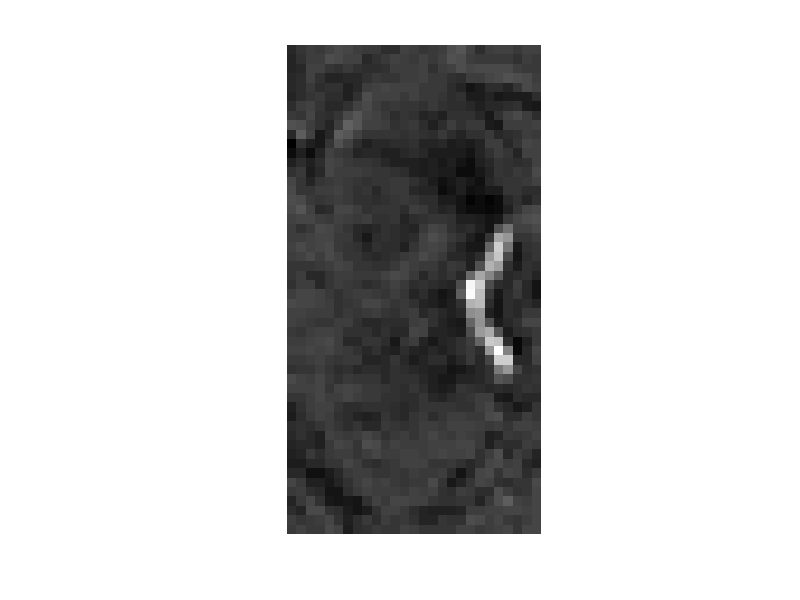
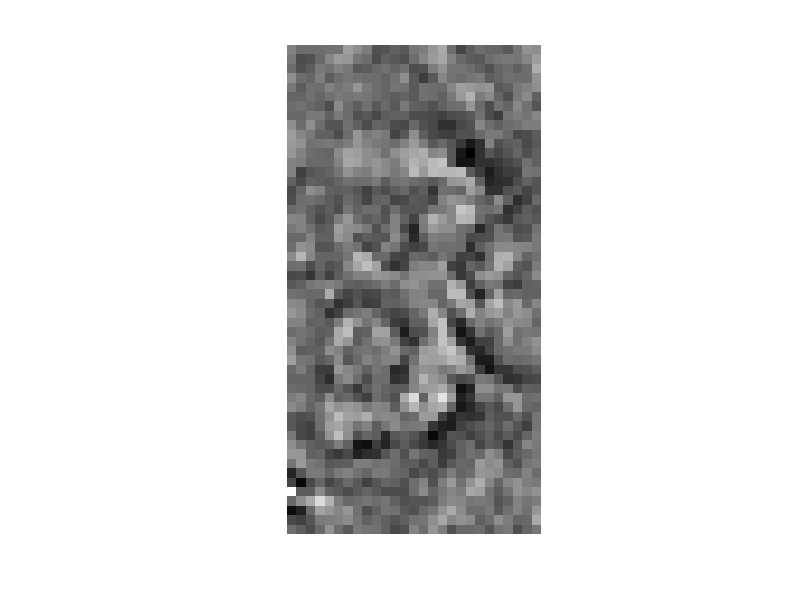
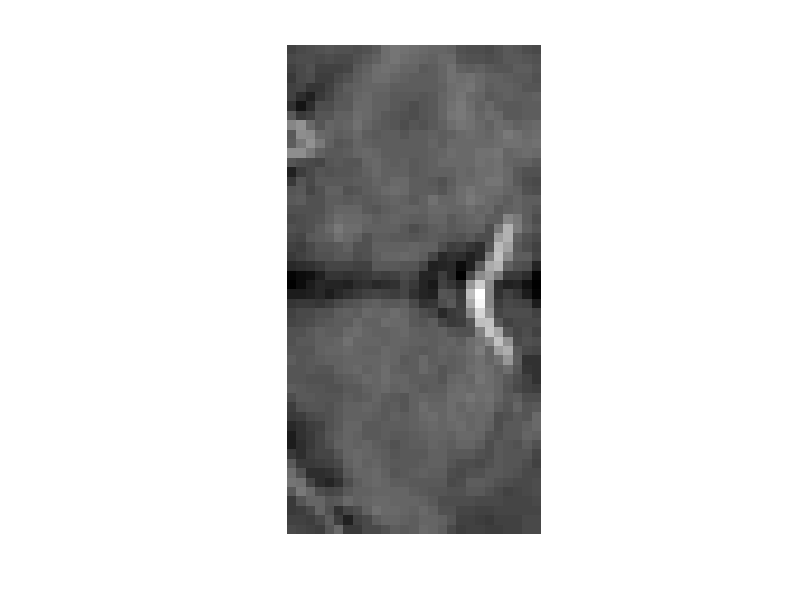
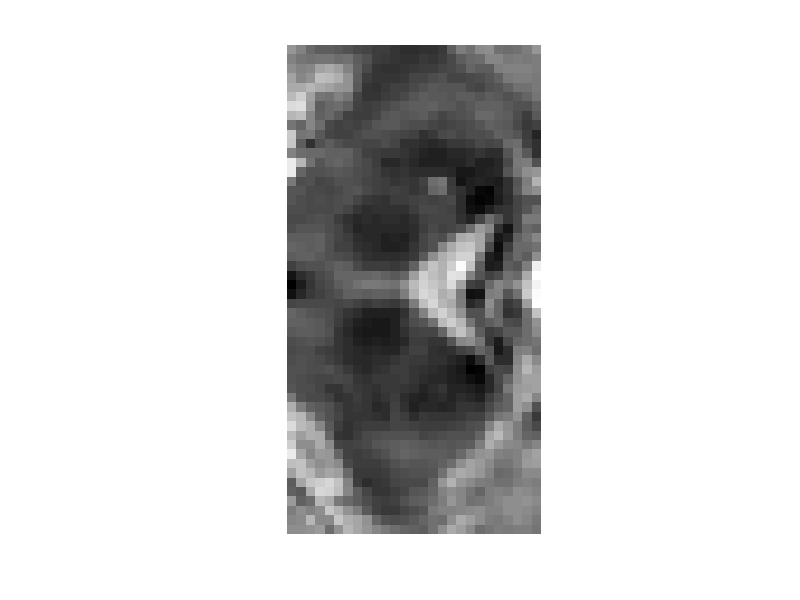

Recreate these plots in MATLAB, in order. (Note: this script raises an error after producing the figures.)

clear all; clc;

load('SNmat.mat')

%------------------------------------------------------
%Naming .nii Images  
% 
% name1 =  '20161212_122142HeadDTIep2ddiffmddw30s008a001_regularized_m20161212_122142Headt1mpragesagp2isos106a1001.nii';
% name2 =  'rm20161212_122142HeadSWIt2fl3dtrap2isos015a1001.nii';
% name3 = 'rm20161212_122142HeadSWIt2fl3dtrap2isos017a1001.nii';
% name4 = 'rm20161212_122142Headt2spcdaflsagp2isoFSs100a1001.nii';
% name5 = 'rm20161212_122142Headt2spcsagp2isos102a1001.nii';

% %Loading the files
% contrast1=load_untouch_nii(name1);
% contrast2=load_untouch_nii(name2);
% contrast3=load_untouch_nii(name3);
% contrast4=load_untouch_nii(name4);
% contrast5=load_untouch_nii(name5);

% %Selecting just the image of the files
% img1 = contrast1.img;
% img2 = contrast2.img;
% img3 = contrast3.img;
% img4 = contrast4.img;
% img5 = contrast5.img;

% Selecting just a slice of the images // testing purpuses: 2D
% img1_2d = img1(:,:,50);
% img2_2d = img2(:,:,50);
% img3_2d = img3(:,:,50);
% img4_2d = img4(:,:,50);
% img5_2d = img5(:,:,50);


% using a test volum (area : slice 10) for testing 2d purposes.
img1_2d = SWI(:,:,8);
img2_2d = SWIphase(:,:,8);
img3_2d = T1_SN(:,:,8);
img4_2d = T2_SN(:,:,8);
img5_2d = Fl_SN(:,:,8);

figure (1)
title('Contrast 1')
imshow(SWI(:,:,8),[]);
figure (2)
title('Contrast 2')
imshow(SWIphase(:,:,8),[]);
figure (3)
title('Contrast 3')
imshow(T1_SN(:,:,8),[]);
figure (4)
title('Contrast 4')
imshow(T2_SN(:,:,8),[]);
figure (5)
title('Contrast 5')
imshow(Fl_SN(:,:,8),[]);


% changing NaN values to 0
img1_2d(isnan(img1_2d))=0;
img2_2d(isnan(img2_2d))=0;
img3_2d(isnan(img3_2d))=0;
img4_2d(isnan(img4_2d))=0;
img5_2d(isnan(img5_2d))=0;

% ------------__TESTE__-----------------
%  clear all , clc
% % 
%  teste_numLin = 7;
%  teste_numCol = 4; 
% % 
% % %Testar com 1`s em geral e zeros no meio. Ta dando errado e diferente.
%  teste_img1 = ones(teste_numLin,teste_numCol)*100 +0.19;
%  teste_img2 = ones(teste_numLin,teste_numCol)*100 + 0.17;
%  teste_img3 = ones(teste_numLin,teste_numCol)*100+ 0.16;
%  teste_img4 = ones(teste_numLin,teste_numCol)*100+ 0.15;
%  teste_img5 = ones(teste_numLin,teste_numCol)*100+0.12 ;
% % 
% % 
%  for t = 2:3
%     for q = 2:3
%         teste_img1(t,q) = 1.2;
%         teste_img2(t,q) = 1;
%         teste_img3(t,q) = 1.4;
%         teste_img4(t,q) = 1;
%         teste_img5(t,q) = 1.7;
%         teste_img1(t+3,q) = 1;
%         teste_img2(t+3,q) = 1.9;
%         teste_img3(t+3,q) = 1.9;
%         teste_img4(t+3,q) = 1;
%         teste_img5(t+3,q) = 1;
%         
%     end
% end
% 
% % 
% figure (1)
% title('Contrast 1')
% imshow(teste_img1,[]);
% figure (2)
% title('Contrast 2')
% imshow(teste_img2,[]);
% figure (3)
% title('Contrast 3')
% imshow(teste_img3,[]);
% figure (4)
% title('Contrast 4')
% imshow(teste_img4,[]);
% figure (5)
% title('Contrast 5')
% imshow(teste_img5,[]);
% % 
% % % 
% img1_2d = teste_img1;
% img2_2d = teste_img2;
% img3_2d = teste_img3;
% img4_2d = teste_img4;
% img5_2d = teste_img5;


% --------------------------------------

%defining numberLines and numberColumns
[numberLines,numberColumns] = size(img1_2d);

%Unifying everything.
for i=1:numberLines
    for j = 1:numberColumns
        img_resul(i,j).c1 = img1_2d(i,j);
        img_resul(i,j).c2 = img2_2d(i,j);
        img_resul(i,j).c3 = img3_2d(i,j);
        img_resul(i,j).c4 = img4_2d(i,j);
        img_resul(i,j).c5 = img5_2d(i,j);
        img_resul(i,j).family = -1;
    end
end


%------------------------------------------------------
%Implementation of the Algorithm: Clustering
%------------------------------------------------------

%Auxiliary Variables

clusterUses = [];
contador = 0;
clusterValues = [1:numberLines*numberColumns];

%Clustering
for x_int=1:numberLines
    for y_int = 1:numberColumns
        contador=contador+1;
        i=x_int;
        j=y_int;
             
            % Is this position has already a value? Change the cluster
            % value to that value and set the current position family with
            % the new updated cluster value. Else just keep using new
            % cluster values 
            
            if( img_resul(i,j).family > -1) 
                clusterValue = img_resul(i,j).family;
                img_resul(i,j).family = clusterValue;
                
            else
                clusterValue = clusterValues(contador);
                img_resul(i,j).family = clusterValue;
            end
                
            vector = ComputeVectors(i,j,img_resul,numberLines,numberColumns);
            vectorN = {'cl' , 'cddl' , 'cd' , 'cddr', 'cr' , 'cdur', 'cu', 'cdul'};
            
            %Case that the vector does not have correlations
            vector(isnan(vector))=0; %TIP: Make it to the Nii. File.
            if (vector == 0)
                img_resul(i,j).family = 0;
            end
            
            %------------------------------------------------------------
            %se o vetor tiver mais de um valor de maior correlacao, o que
            %eu quero e marcar todos como o mesmo tecido!
            %THIS PART SHOULD BE CHANGED IF WE WANTED TO TAKE ONLY GREATER
            %VALUES THAN 0.95 FOR EXAMPLE
            %------------------------------------------------------------
            %pegando a qntd de incidencia do maximo valor de correlacao.
            maxValueVector = sum(vector == max(vector));
            %se a qntd de incidencias for maior que 2
            if (maxValueVector >= 2 )
                %Procuro dentro do vetor de correlacoes
                for x= 1:numel(vector)
                    %onde estao esses valores de maior correlacao
                   if(vector(x)==max(vector))
                        
                       if strcmp(vectorN(x),'cl')
                           if( img_resul(i,j-1).family == -1)
                           img_resul(i,j-1).family = img_resul(i,j).family;
                           else
                               newClusterValue = img_resul(i,j-1).family; 
                               %percorro toda a matriz com os valores da
                               %atual cluster value
                               for i_2change = 1:(numberLines)
                                   for j_2change =1:numberColumns
                                       if(img_resul(i_2change,j_2change).family == img_resul(i,j).family)
                                           img_resul(i_2change,j_2change).family = newClusterValue;
                                       end
                                   end
                               end
    
                           end
                       end
                       
                        if strcmp(vectorN(x),'cddl')
                           if( img_resul(i+1,j-1).family == -1)
                           img_resul(i+1,j-1).family = img_resul(i,j).family;
                           else
                               newClusterValue = img_resul(i+1,j-1).family; 
                               %percorro toda a matriz com os valores da
                               %atual cluster value
                               for i_2change = 1:(numberLines)
                                   for j_2change =1:numberColumns
                                       if(img_resul(i_2change,j_2change).family == img_resul(i,j).family)
                                           img_resul(i_2change,j_2change).family = newClusterValue;
                                       end
                                   end
                               end
    
                           end 
                        end
                        if strcmp(vectorN(x),'cd')
                           if( img_resul(i+1,j).family == -1)
                           img_resul(i+1,j).family = img_resul(i,j).family;
                           else
                               newClusterValue = img_resul(i+1,j).family; 
                               %percorro toda a matriz com os valores da
                               %atual cluster value
                               for i_2change = 1:(numberLines)
                                   for j_2change =1:numberColumns
                                       if(img_resul(i_2change,j_2change).family == img_resul(i,j).family)
                                           img_resul(i_2change,j_2change).family = newClusterValue;
                                       end
                                   end
                               end
    
                           end 
                        end
                        if strcmp(vectorN(x),'cddr')
                           if( img_resul(i+1,j+1).family == -1)
                           img_resul(i+1,j+1).family = img_resul(i,j).family;
                           else
                               newClusterValue = img_resul(i+1,j+1).family; 
                               %percorro toda a matriz com os valores da
                               %atual cluster value
                               for i_2change = 1:(numberLines)
                                   for j_2change =1:numberColumns
                                       if(img_resul(i_2change,j_2change).family == img_resul(i,j).family)
                                           img_resul(i_2change,j_2change).family = newClusterValue;
                                       end
                                   end
                               end
    
                           end 
                        end
                        if strcmp(vectorN(x),'cr')
                           if( img_resul(i,j+1).family == -1)
                           img_resul(i,j+1).family = img_resul(i,j).family;
                           else
                               newClusterValue = img_resul(i,j+1).family; 
                               %percorro toda a matriz com os valores da
                               %atual cluster value
                               for i_2change = 1:(numberLines)
                                   for j_2change =1:numberColumns
                                       if(img_resul(i_2change,j_2change).family == img_resul(i,j).family)
                                           img_resul(i_2change,j_2change).family = newClusterValue;
                                       end
                                   end
                               end
    
                           end 
                        end
                        if strcmp(vectorN(x),'cdur')
                           if( img_resul(i-1,j+1).family == -1)
                           img_resul(i-1,j+1).family = img_resul(i,j).family;
                           else
                               newClusterValue = img_resul(i-1,j+1).family; 
                               %percorro toda a matriz com os valores da
                               %atual cluster value
                               for i_2change = 1:(numberLines)
                                   for j_2change =1:numberColumns
                                       if(img_resul(i_2change,j_2change).family == img_resul(i,j).family)
                                           img_resul(i_2change,j_2change).family = newClusterValue;
                                       end
                                   end
                               end
    
                           end 
                        end
                        if strcmp(vectorN(x),'cu')
                           if( img_resul(i-1,j).family == -1)
                           img_resul(i-1,j).family = img_resul(i,j).family;
                           else
                               newClusterValue = img_resul(i-1,j).family; 
                               %percorro toda a matriz com os valores da
                               %atual cluster value
                               for i_2change = 1:(numberLines)
                                   for j_2change =1:numberColumns
                                       if(img_resul(i_2change,j_2change).family == img_resul(i,j).family)
                                           img_resul(i_2change,j_2change).family = newClusterValue;
                                       end
                                   end
                               end
    
                           end 
                        end
                        if strcmp(vectorN(x),'cdul')
                           if( img_resul(i-1,j-1).family == -1)
                           img_resul(i-1,j-1).family = img_resul(i,j).family;
                           else
                               newClusterValue = img_resul(i-1,j-1).family; 
                               %percorro toda a matriz com os valores da
                               %atual cluster value
                               for i_2change = 1:(numberLines)
                                   for j_2change =1:numberColumns
                                       if(img_resul(i_2change,j_2change).family == img_resul(i,j).family)
                                           img_resul(i_2change,j_2change).family = newClusterValue;
                                       end
                                   end
                               end
    
                           end 
                        end
                        
                   end
                end
                
            else
            
            
            %------------------------------------------------------------
            
            
            
            
                
            %----------------------------------------------------------
            %Marking the greater correlation position  with the current
            %clusterValue!
            %----------------------------------------------------------
            
            [val idx1] = max(vector);
            
            if strcmp(vectorN(idx1),'cl')
                
                if( img_resul(i,j-1).family == -1)
                    img_resul(i,j-1).family = img_resul(i,j).family;
                else
                    toBeChangedcluster = img_resul(i,j).family;
                    clusterValue = img_resul(i,j-1).family;
                    i_Maxreview = i;
                    j_Maxreview = j;
                    
                    for iRev = 1 : i_Maxreview
                        for jRev = 1:j_Maxreview
                            if(img_resul(iRev,jRev).family == toBeChangedcluster)
                                img_resul(iRev,jRev).family = clusterValue;
                            end
                        end
                    end
                end

                
                
            elseif strcmp(vectorN(idx1),'cddl')
                
                if( img_resul(i+1,j-1).family == -1)
                    img_resul(i+1,j-1).family = img_resul(i,j).family;
                else
                    toBeChangedcluster = img_resul(i,j).family;
                    clusterValue = img_resul(i+1,j-1).family;
                    i_Maxreview = i;
                    j_Maxreview = j;
                    
                    for iRev = 1 : i_Maxreview
                        for jRev = 1:j_Maxreview
                            if(img_resul(iRev,jRev).family == toBeChangedcluster)
                                img_resul(iRev,jRev).family = clusterValue;
                            end
                        end
                    end
                end
                
                
            elseif strcmp(vectorN(idx1),'cd')
                if( img_resul(i+1,j).family == -1)
                    img_resul(i+1,j).family = img_resul(i,j).family;
                else
                    toBeChangedcluster = img_resul(i,j).family;
                    clusterValue = img_resul(i+1,j).family;
                    i_Maxreview = i;
                    j_Maxreview = j;
                    
                    for iRev = 1 : i_Maxreview
                        for jRev = 1:j_Maxreview
                            if(img_resul(iRev,jRev).family == toBeChangedcluster)
                                img_resul(iRev,jRev).family = clusterValue;
                            end
                        end
                    end
                end
                
            elseif strcmp(vectorN(idx1),'cddr')
                if( img_resul(i+1,j+1).family == -1)
                    img_resul(i+1,j+1).family = img_resul(i,j).family;
                else
                    toBeChangedcluster = img_resul(i,j).family;
                    clusterValue = img_resul(i+1,j+1).family;
                    i_Maxreview = i;
                    j_Maxreview = j;
                    
                    for iRev = 1 : i_Maxreview
                        for jRev = 1:j_Maxreview
                            if(img_resul(iRev,jRev).family == toBeChangedcluster)
                                img_resul(iRev,jRev).family = clusterValue;
                            end
                        end
                    end
                end
                
            elseif strcmp(vectorN(idx1),'cr')
                if( img_resul(i,j+1).family == -1)
                    img_resul(i,j+1).family = img_resul(i,j).family;
                else
                    toBeChangedcluster = img_resul(i,j).family;
                    clusterValue = img_resul(i,j+1).family;
                    i_Maxreview = i;
                    j_Maxreview = j;
                    
                    for iRev = 1 : i_Maxreview
                        for jRev = 1:j_Maxreview
                            if(img_resul(iRev,jRev).family == toBeChangedcluster)
                                img_resul(iRev,jRev).family = clusterValue;
                            end
                        end
                    end
                end
                
            elseif strcmp(vectorN(idx1),'cdur')
                if( img_resul(i-1,j+1).family == -1)
                    img_resul(i-1,j+1).family = img_resul(i,j).family;
                else
                    toBeChangedcluster = img_resul(i,j).family;
                    clusterValue = img_resul(i-1,j+1).family;
                    i_Maxreview = i;
                    j_Maxreview = j;
                    
                    for iRev = 1 : i_Maxreview
                        for jRev = 1:j_Maxreview
                            if(img_resul(iRev,jRev).family == toBeChangedcluster)
                                img_resul(iRev,jRev).family = clusterValue;
                            end
                        end
                    end
                end
                
            elseif strcmp(vectorN(idx1),'cu')
                if( img_resul(i-1,j).family == -1)
                    img_resul(i-1,j).family = img_resul(i,j).family;
                else
                    toBeChangedcluster = img_resul(i,j).family;
                    clusterValue = img_resul(i-1,j).family;
                    i_Maxreview = i;
                    j_Maxreview = j;
                    
                    for iRev = 1 : i_Maxreview
                        for jRev = 1:j_Maxreview
                            if(img_resul(iRev,jRev).family == toBeChangedcluster)
                                img_resul(iRev,jRev).family = clusterValue;
                            end
                        end
                    end
                end
                
            else strcmp(vectorN(idx1),'cdul')
                if( img_resul(i-1,j-1).family == -1)
                    img_resul(i-1,j-1).family = img_resul(i,j).family;
                
                else
                    toBeChangedcluster = img_resul(i,j).family;
                    clusterValue = img_resul(i-1,j-1).family;
                    i_Maxreview = i;
                    j_Maxreview = j;
                    
                    for iRev = 1 : i_Maxreview
                        for jRev = 1:j_Maxreview
                            if(img_resul(iRev,jRev).family == toBeChangedcluster)
                                img_resul(iRev,jRev).family = clusterValue;
                            end
                        end
                    end
                end
                
            end
            
            %---------------------END----------------------------------
            %----------------------------------------------------------        
            %Taking the greater 2nd Value TEST
            
            vectorSecondGreaterValue = sort(vector);
            [~,idx2] = ismember(vectorSecondGreaterValue(numel(vectorSecondGreaterValue)-1),vector,'R2012a');
%             
%             %if there are 2 max correlations in the correlation vector.
%             if(idx1 == idx2)
%                 
%                 max_value = max(vector);
%                 [row,col] = find(vector==max_value)
%                 indices = [row, col];
%                 %preferivel ir para algum que nao tenha familia ainda!
%                  col = giveCoordenades(img_resul,col,i,j,vectorN,[],[]);
%                 idx1 = col(1);
%                 idx2= col(2);
%             
%             
%             
%             end
%             
%             %Marking the 2nd Great Value
%             if strcmp(vectorN(idx2),'cl')
%                 if( img_resul(i,j-1).family == -1)
%                     img_resul(i,j-1).family = img_resul(i,j).family;
%                 end
%             elseif strcmp(vectorN(idx2),'cddl')
%                 if( img_resul(i+1,j-1).family == -1)
%                     img_resul(i+1,j-1).family = img_resul(i,j).family;
%                 end
%             elseif strcmp(vectorN(idx2),'cd')
%                 if( img_resul(i+1,j).family == -1)
%                     img_resul(i+1,j).family = img_resul(i,j).family;
%                 end
%             elseif strcmp(vectorN(idx2),'cddr')
%                 if( img_resul(i+1,j+1).family == -1)
%                     img_resul(i+1,j+1).family = img_resul(i,j).family;
%                 end
%             elseif strcmp(vectorN(idx2),'cr')
%                 if( img_resul(i,j+1).family == -1)
%                     img_resul(i,j+1).family = img_resul(i,j).family;
%                 end
%             elseif strcmp(vectorN(idx2),'cdur')
%                 if( img_resul(i-1,j+1).family == -1)
%                     img_resul(i-1,j+1).family = img_resul(i,j).family;
%                 end
%             elseif strcmp(vectorN(idx2),'cu')
%                 if( img_resul(i-1,j).family == -1)
%                     img_resul(i-1,j).family = img_resul(i,j).family;
%                 end
%             else strcmp(vectorN(idx2),'cdul')
%                 if( img_resul(i-1,j-1).family == -1)
%                     img_resul(i-1,j-1).family = img_resul(i,j).family;
%                 end
%             end
%             
%             
%             end
            
                    
%             %If the next position already belongs to a family, the
%             %current position and the lasts positions family needs to be the same
%             if(flag_newposition ==1) && (img_resul(nextPosition(1),nextPosition(2)).family ~= -1)
%                 %all the family must be converted
%                 for convertingIndex = 1:numel(i_antigo)
%                 	img_resul(i_antigo(convertingIndex),j_antigo(convertingIndex)).family = img_resul(nextPosition(1),nextPosition(2)).family;
%                 end
%                     flag_newposition =0;
%             end
            end
        end
            
end



% Creating a Matrix with a Clustering Values
for i=1:numberLines
    for j=1:numberColumns
        matrizFamilia(i,j) = img_resul(i,j).family;
    end
end

%Changing the Cluster matrix (matrizFamilia): when the cluster has the size minor than 2 the clusters values are transformed to 0 .
x =matrizFamilia;
a = unique(x);
out = [a histc(x(:),a)];
clusterValues = out(:,1)';
ocurrences = out(:,2)';
toBeZero = [];
mapout =[];

for index_toZero =1:numel(clusterValues)
    if(ocurrences(index_toZero)<=2)
        toBeZero = [toBeZero clusterValues(index_toZero)];
    end
end

vectorZeros = zeros(1,numel(toBeZero));
mapout = changem(matrizFamilia,vectorZeros,toBeZero);

%Changing the cluster values to the scale 0 - numberOfClusters
preScalingMatrix = mapout;
valuesPreScalingMatrix = unique(preScalingMatrix);
out1 = [valuesPreScalingMatrix histc(preScalingMatrix(:),valuesPreScalingMatrix)];
cluster2final = out1(:,1)';
matrizAsc = [0 1:(numel(cluster2final)-1)] + 1;
%Final Matrix
matrizResultAfterProcessing = changem(preScalingMatrix,matrizAsc,cluster2final);

figure (6)
title ('After Clustering');
imshow(matrizResultAfterProcessing,[]);

%AFTER IMPLEMENTING THE 1st and 2nd Great values, we can try implementing
%an minimum value for the correlation in order to determine if it belongs
%to the tissue or not.
